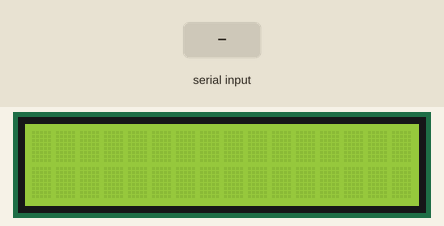
The program below on a simulated ATmega32, built with avr-gcc and emulated at 16 MHz (the files do not name the chip). Shown: 16×2 character LCD. Wiring (inferred from the names in the program): character LCD (HD44780): RS PD3; E PD2; data PD4, PD5, PD6, PD7. The inputs (shaded band) are chosen by the test bench.

Above: at 1.2 s.
1.3 s: "1" received over Serial
At 1.9 s:
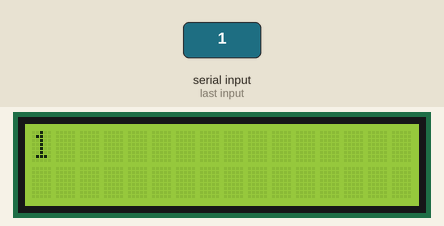
2.8 s: "0" received over Serial
At 4.2 s:
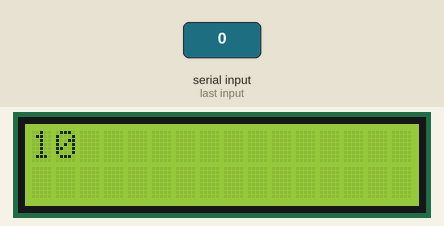
Timing chart, 0 to 5.8 s (numbered marks = the images above; inputs shaded):
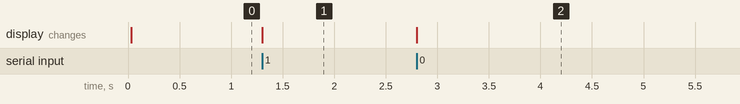

The program:

main.c
```c
#define F_CPU 16000000UL
#include "main.h"
#include "lcd.h"
#include <avr/io.h>
#include <util/delay.h>
#include <avr/interrupt.h>


#define USART_BD 9600
#define BD_PRESCALE (((F_CPU / (USART_BD * 16UL))) -1)

/*
void USART_Init(uint16_t baud) {
	UBRRH = (uint8_t)(baud >> 8);
	UBRRL = (uint8_t)(baud);
	UCSRC = (1 << URSEL) | (1 << UCSZ1) | (1 << UCSZ0);

	UCSRB = (1 << TXEN) | (1 << RXEN);
}
*/

void USART_Init_ISR(uint16_t baud) {


	UBRRH = (uint8_t)(baud >> 8);
	UBRRL = (uint8_t)(baud);
	UCSRC = (1 << URSEL) | (1 << UCSZ1) | (1 << UCSZ0);
	UCSRB = (1 << TXEN) | (1 << RXEN);

	UCSRB |= (1 << RXCIE);
	sei();
}

void USART_Transmit(uint8_t data) {
	while (!(UCSRA & (1 << UDRE)));
	UDR = data;
}

int8_t USART_Receive(void) {
	while (!(UCSRA & (1 << RXC)));
	return UDR;
}

volatile uint8_t RX_data;
volatile uint8_t RX_data_ready = 0;

ISR(USART_RXC_vect) {
	RX_data = UDR;
	RX_data_ready = 1;
}

volatile uint8_t TX_data[] = "Hello World";

ISR(USART_UDRE_vect) {
	static uint8_t TX_data_ptr = 0;
	if(TX_data[TX_data_ptr] != 0) {
		UDR = TX_data[TX_data_ptr++];
	} else {
		UCSRB &= ~(1 << UDRIE);
		TX_data_ptr = 0;
	}
}

int main(void) {

	USART_Init_ISR(BD_PRESCALE);
	LCD_Init();

    while (1) {
		while(RX_data_ready == 0);

		if (RX_data == 'b')
			UCSRB |= (1 << UDRIE);
		else
			LCD_WriteData(RX_data);

		RX_data_ready = 0;
		//_delay_ms(500);
    }
}
```

main.h
```c
#ifndef MAIN_H
#define MAIN_H

#define F_CPU 16000000UL

#define LCD_RS_DIR		DDRD
#define LCD_RS_PORT    	PORTD
#define LCD_RS         	(1 << PD3)

#define LCD_E_DIR      	DDRD
#define LCD_E_PORT      PORTD
#define LCD_E         	(1 << PD2)

#define LCD_DB4_DIR     DDRD
#define LCD_DB4_PORT   	PORTD
#define LCD_DB4         (1 << PD4)

#define LCD_DB5_DIR     DDRD
#define LCD_DB5_PORT   	PORTD
#define LCD_DB5         (1 << PD5)

#define LCD_DB6_DIR     DDRD
#define LCD_DB6_PORT   	PORTD
#define LCD_DB6         (1 << PD6)

#define LCD_DB7_DIR     DDRD
#define LCD_DB7_PORT   	PORTD
#define LCD_DB7         (1 << PD7)

#endif//MAIN_H
```

lcd.c
```c
/*
    Funkcje do obslugi wyswietlacza alfanumerycznego LCD

    * wyswietlacz podlaczony do portu D
    * tryb 4-bitowy
    * linie danych DB7-DB4 dolaczone do PD7-PD4
    * linie sterujace E -> PD2, RS -> PD3

 */

#include "lcd.h"

void _LCD_OutNibble(unsigned char nibbleToWrite)
{
    if(nibbleToWrite & 0x01)
        LCD_DB4_PORT |= LCD_DB4;
    else
        LCD_DB4_PORT  &= ~LCD_DB4;

    if(nibbleToWrite & 0x02)
        LCD_DB5_PORT |= LCD_DB5;
    else
        LCD_DB5_PORT  &= ~LCD_DB5;

    if(nibbleToWrite & 0x04)
        LCD_DB6_PORT |= LCD_DB6;
    else
        LCD_DB6_PORT  &= ~LCD_DB6;

    if(nibbleToWrite & 0x08)
        LCD_DB7_PORT |= LCD_DB7;
    else
        LCD_DB7_PORT  &= ~LCD_DB7;
}

void _LCD_Write(unsigned char dataToWrite)
{
    LCD_E_PORT |= LCD_E;
    _LCD_OutNibble(dataToWrite >> 4);
    LCD_E_PORT &= ~LCD_E;
    LCD_E_PORT |= LCD_E;
    _LCD_OutNibble(dataToWrite);
    LCD_E_PORT &= ~LCD_E;
    _delay_us(50);
}

void LCD_WriteCommand(unsigned char commandToWrite)
{
    LCD_RS_PORT &= ~LCD_RS;
    _LCD_Write(commandToWrite);
}

void LCD_WriteData(unsigned char dataToWrite)
{
    LCD_RS_PORT |= LCD_RS;
    _LCD_Write(dataToWrite);
}

void LCD_WriteText(char *text)
{
    while(*text) LCD_WriteData(*text++);
}

void LCD_GoTo(unsigned char x, unsigned char y)
{
    LCD_WriteCommand(HD44780_DDRAM_SET | (x + (0x40 * y)));
}

void LCD_Clear(void)
{
    LCD_WriteCommand(HD44780_CLEAR);
    _delay_ms(2);
}

void LCD_Home(void)
{
    LCD_WriteCommand(HD44780_HOME);
    _delay_ms(2);
}

void LCD_Init(void)
{
    uint8_t i;
    LCD_DB4_DIR |= LCD_DB4; // Konfiguracja kierunku pracy wyprowadzeñ
    LCD_DB5_DIR |= LCD_DB5; //
    LCD_DB6_DIR |= LCD_DB6; //
    LCD_DB7_DIR |= LCD_DB7; //
    LCD_E_DIR   |= LCD_E;   //
    LCD_RS_DIR  |= LCD_RS;  //
    _delay_ms(15);          // oczekiwanie na ustalibizowanie siê napiecia zasilajacego
    LCD_RS_PORT &= ~LCD_RS; // wyzerowanie linii RS
    LCD_E_PORT &= ~LCD_E;   // wyzerowanie linii E

    for(i = 0; i < 3; i++)  // trzykrotne powtórzenie bloku instrukcji
    {
        LCD_E_PORT |= LCD_E;    //  E = 1
        _LCD_OutNibble(0x03);   // tryb 8-bitowy
        LCD_E_PORT &= ~LCD_E;   // E = 0
        _delay_ms(5);           // czekaj 5ms
    }

    LCD_E_PORT |= LCD_E;    // E = 1
    _LCD_OutNibble(0x02);   // tryb 4-bitowy
    LCD_E_PORT &= ~LCD_E;   // E = 0

    _delay_ms(1); // czekaj 1ms
    LCD_WriteCommand(HD44780_FUNCTION_SET | HD44780_FONT5x7 | HD44780_TWO_LINE | HD44780_4_BIT); // interfejs 4-bity, 2-linie, znak 5x7
    LCD_WriteCommand(HD44780_DISPLAY_ONOFF | HD44780_DISPLAY_OFF); // wylaczenie wyswietlacza
    LCD_WriteCommand(HD44780_CLEAR); // czyszczenie zawartosci pamieci DDRAM
    _delay_ms(2);
    LCD_WriteCommand(HD44780_ENTRY_MODE | HD44780_EM_SHIFT_CURSOR | HD44780_EM_INCREMENT);// inkrementaja adresu i przesuwanie kursora
    LCD_WriteCommand(HD44780_DISPLAY_ONOFF | HD44780_DISPLAY_ON | HD44780_CURSOR_OFF | HD44780_CURSOR_NOBLINK); // wlacz LCD, bez kursora i mrugania
}
```

lcd.h
```c
/*
    Funkcje do obslugi wyswietlacza alfanumerycznego LCD

    * wyswietlacz podlaczony do portu D
    * tryb 4-bitowy
    * linie danych DB7-DB4 dolaczone do PD7-PD4
    * linie sterujace E -> PD2, RS -> PD3

 */

#ifndef LCD_H
#define LCD_H

#include "main.h"
#include <avr/io.h>
#include <util/delay.h>

#define HD44780_CLEAR                   0x01

#define HD44780_HOME                    0x02

#define HD44780_ENTRY_MODE              0x04
   #define HD44780_EM_SHIFT_CURSOR      0
   #define HD44780_EM_SHIFT_DISPLAY     1
   #define HD44780_EM_DECREMENT         0
   #define HD44780_EM_INCREMENT         2

#define HD44780_DISPLAY_ONOFF           0x08
   #define HD44780_DISPLAY_OFF          0
   #define HD44780_DISPLAY_ON           4
   #define HD44780_CURSOR_OFF           0
   #define HD44780_CURSOR_ON            2
   #define HD44780_CURSOR_NOBLINK       0
   #define HD44780_CURSOR_BLINK         1

#define HD44780_DISPLAY_CURSOR_SHIFT    0x10
   #define HD44780_SHIFT_CURSOR         0
   #define HD44780_SHIFT_DISPLAY        8
   #define HD44780_SHIFT_LEFT           0
   #define HD44780_SHIFT_RIGHT          4

#define HD44780_FUNCTION_SET            0x20
   #define HD44780_FONT5x7              0
   #define HD44780_FONT5x10             4
   #define HD44780_ONE_LINE             0
   #define HD44780_TWO_LINE             8
   #define HD44780_4_BIT                0
   #define HD44780_8_BIT                16

#define HD44780_CGRAM_SET               0x40

#define HD44780_DDRAM_SET               0x80

void LCD_WriteCommand(unsigned char commandToWrite);
void LCD_WriteData(unsigned char dataToWrite);
void LCD_WriteText(char *text);
void LCD_GoTo(unsigned char x, unsigned char y);
void LCD_Clear(void);
void LCD_Home(void);
void LCD_Init(void);

#endif//LCD_H
```

Measured:
- after the input at 1.3 s, the display: changes at once (image 1)
- after the input at 2.8 s, the display: changes at once (image 2)
